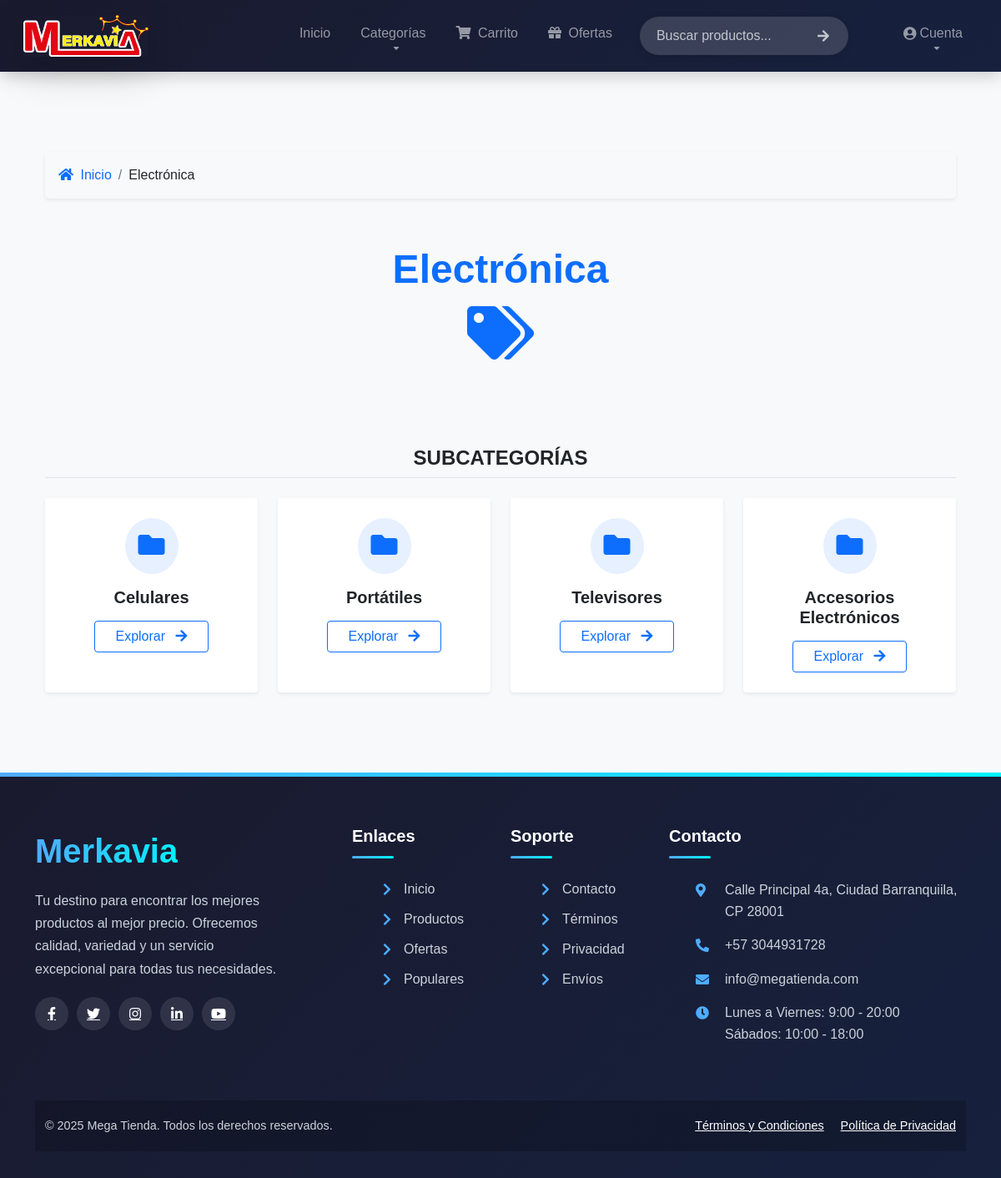
The page /categoria/1 on the database its author committed.
### models.py (models this page shows)
class Categoria(db.Model):
    id = db.Column(db.Integer, primary_key=True)
    nombre = db.Column(db.String(100), nullable=False)
    parent_id = db.Column(db.Integer, db.ForeignKey('categoria.id'))
    activa = db.Column(db.Boolean, default=True)
    subcategorias = db.relationship('Categoria',
                                   backref=db.backref('parent', remote_side=[id]),
                                   lazy='dynamic')
    productos = db.relationship('Producto', backref='categoria', lazy=True, cascade='all, delete-orphan')

### app.py (the view, shortened to what this page needs)
@app.route('/categoria/<int:categoria_id>')
def mostrar_categoria(categoria_id):
    categoria = Categoria.query.filter_by(id=categoria_id, activa=True).first_or_404()
    subcategorias = Categoria.query.filter_by(parent_id=categoria_id, activa=True).all()
    if subcategorias:
        return render_template('usuario/categoria.html',
                              categoria=categoria,
                              subcategorias=subcategorias)

### app.py (called while the page is built)
@app.context_processor
def inject_categorias_y_carrito():
    categorias_principales = Categoria.query.filter_by(parent_id=None, activa=True).all()
    carrito_count = None
    puntos_usuario = None
    forgot_errors = session.pop('forgot_errors', None)
    forgot_form_data = session.pop('forgot_form_data', None)
    if 'usuario_id' in session:
        carrito_count = Carrito.query.filter_by(usuario_id=session['usuario_id']).count()
        usuario = Usuario.query.get(session['usuario_id'])
        puntos_usuario = usuario.puntos if usuario else None
    return dict(
        categorias_principales=categorias_principales,
        carrito_count=carrito_count,
        puntos_usuario=puntos_usuario,
        forgot_errors=forgot_errors,
        forgot_form_data=forgot_form_data
    )

@app.before_request
def before_request():
    g.current_time = datetime.now(timezone.utc)

### templates/usuario/categoria.html (shortened to what this page needs)
{% extends 'usuario/base.html' %}
{% block content %}
<div class="container py-5">
    <nav aria-label="breadcrumb" class="mb-4">
        <ol class="breadcrumb bg-light p-3 rounded-3 shadow-sm">
            <li class="breadcrumb-item">
                <a href="{{ url_for('index') }}" class="text-decoration-none text-primary">
                    <i class="fas fa-home me-1"></i> Inicio
                </a>
            </li>
            <li class="breadcrumb-item active text-dark fw-semibold" aria-current="page">
                {{ categoria.nombre }}
            </li>
        </ol>
    </nav>
    <div class="category-header mb-5 text-center">
        <h1 class="display-5 fw-bold text-primary mb-3">{{ categoria.nombre }}</h1>
        <div class="category-icon mb-4">
            <i class="fas fa-{{ categoria.icono|default('tags') }} fa-4x text-primary"></i>
        </div>
    </div>
    {% if subcategorias %}
    <div class="subcategories-section">
        <h2 class="h4 mb-4 text-center text-uppercase fw-bold border-bottom pb-2">Subcategorías</h2>
        <div class="row g-4">
            {% for subcategoria in subcategorias %}
            <div class="col-md-4 col-lg-3">
                <div class="card h-100 border-0 shadow-sm transition-all hover-scale">
                    <div class="card-body text-center p-4">
                        <div class="icon-wrapper mb-3 p-3 rounded-circle bg-primary bg-opacity-10 d-inline-block">
                            <i class="fas fa-{{ subcategoria.icono|default('folder') }} fa-2x text-primary"></i>
                        </div>
                        <h3 class="h5 card-title fw-bold mb-3">{{ subcategoria.nombre }}</h3>
                        <a href="{{ url_for('mostrar_categoria', categoria_id=subcategoria.id) }}"
                           class="btn btn-outline-primary px-4 stretched-link">
                            Explorar <i class="fas fa-arrow-right ms-2"></i>
                        </a>
                    </div>
                </div>
            </div>
            {% endfor %}
        </div>
    </div>
    {% endif %}
</div>
{% endblock %}

### static/css/styles.css (style rules this page uses)
body { font-family: 'Poppins', sans-serif; background-color: #f8f9fa; display: flex; flex-direction: column; min-height: 100vh; margin: 0; }

### templates/usuario/categoria.html (style rules this page uses)
.hover-scale { transition: transform 0.3s ease, box-shadow 0.3s ease; }
.transition-all { transition: all 0.3s ease; }
.category-header { background-color: #f8f9fa; padding: 2rem; border-radius: 12px; margin-bottom: 3rem; }
.icon-wrapper { transition: all 0.3s ease; }
.breadcrumb { padding: 0.75rem 1rem; }

### rows shown on the page
Categoria: nombre "Electrónica"
Categoria: nombre "Celulares"
Categoria: nombre "Portátiles"
Categoria: nombre "Televisores"
Categoria: nombre "Accesorios Electrónicos"
